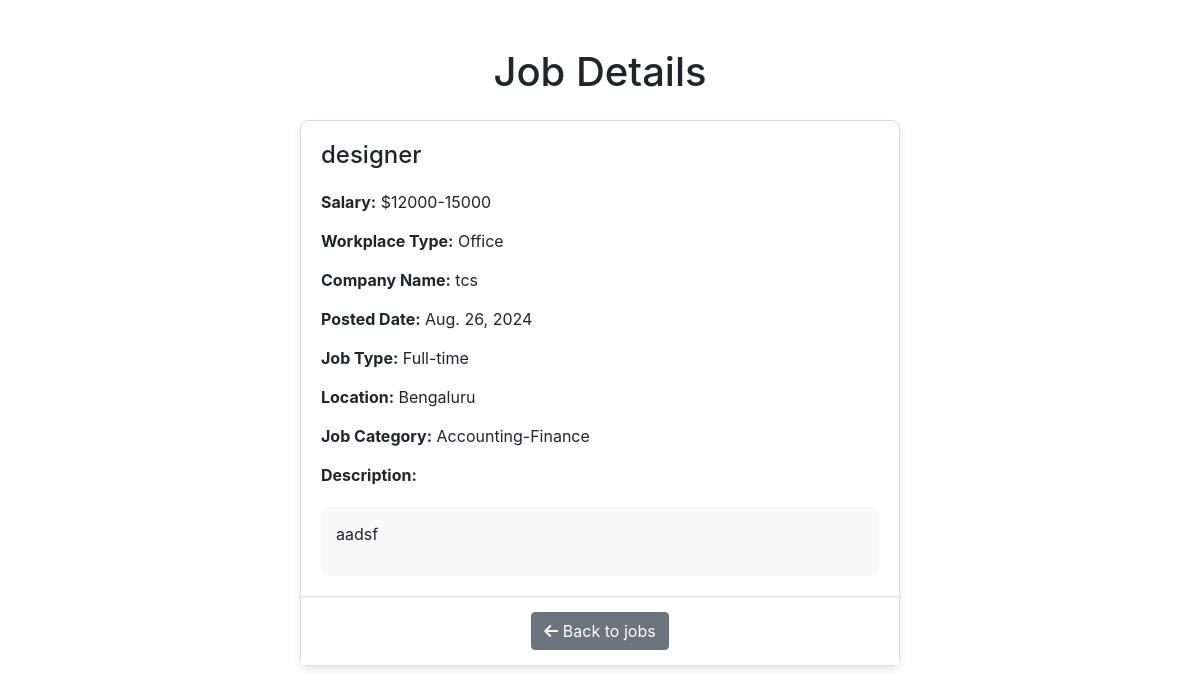
The app's page /job/1/ with its own data.
### jobapp/models.py (models this page shows, shortened)
class Job(models.Model):
    title = models.CharField(max_length=100)
    description = models.TextField()
    workplace_type = models.CharField(max_length=50, choices=[('Remote', 'Remote'), ('Office', 'Office')])
    salary = models.CharField(max_length=50)
    company_name = models.CharField(max_length=100, null=True, blank=True)
    posted_date = models.DateField()
    job_type = models.CharField(max_length=50, choices=[
        ('Full-time', 'Full-time'),
        ('Part-time', 'Part-time'),
        ('Contract', 'Contract'),
        ('Internship', 'Internship'),
    ])
    location = models.CharField(max_length=100, choices=[
        ('Mumbai', 'Mumbai'),
        ('Bengaluru', 'Bengaluru'),
        ('Delhi', 'Delhi'),
        ('Kerala', 'Kerala')
    ])
    job_category = models.CharField(max_length=100, choices=[
        ('Automotive-Jobs', 'Automotive-Jobs'),
        ('HealthCare', 'HealthCare'),
        ('Customer-Service', 'Customer-Service'),
        ('Project-Management', 'Project-Management'),
        ('Development', 'Development'),
        ('Design', 'Design'),
        ('Marketing', 'Marketing'),
        ('Accounting-Finance', 'Accounting-Finance'),
    ],  null=True,
        blank=True, )

### jobapp/views.py (the view)
# urls.py: path('job/<int:job_id>/', viewjob, name='job_detail_1'),
def viewjob(request, job_id):
    job = get_object_or_404(Job, id=job_id)
    return render(request, 'viewjob.html', {'job': job})

### templates/viewjob.html (shortened to what this page needs)
<!DOCTYPE html>
{% load static %}
<html lang="en">
<head>
    <link rel="stylesheet" href="https://cdnjs.cloudflare.com/ajax/libs/font-awesome/5.15.3/css/all.min.css">
    <link rel="stylesheet" href="https://cdnjs.cloudflare.com/ajax/libs/font-awesome/6.0.0-beta3/css/all.min.css" />
    <link rel="stylesheet" href="https://stackpath.bootstrapcdn.com/bootstrap/4.5.2/css/bootstrap.min.css">
</head>
<body>
    <header class="container mt-5">
        <h1 class="text-center">Job Details</h1>
    </header>
    <main class="container mt-4">
        <div class="card job-card">
            <div class="card-body">
                <h2 class="card-title">{{ job.title }}</h2>
                <p class="card-text"><strong>Salary:</strong> ${{ job.salary }}</p>
                <p class="card-text"><strong>Workplace Type:</strong> {{ job.workplace_type }}</p>
                <p class="card-text"><strong>Company Name:</strong> {{ job.company_name }}</p>
                <p class="card-text"><strong>Posted Date:</strong> {{ job.posted_date }}</p>
                <p class="card-text"><strong>Job Type:</strong> {{ job.job_type }}</p>
                <p class="card-text"><strong>Location:</strong> {{ job.location }}</p>
                <p class="card-text"><strong>Job Category:</strong> {{ job.job_category }}</p>
                <p class="card-text"><strong>Description:</strong></p>
                <div class="job-description">
                    <p class="card-text">{{ job.description|safe }}</p>
                </div>
            </div>
            <div class="card-footer text-center">
                <a href="javascript:history.back()" class="btn btn-secondary">
                    <i class="fas fa-arrow-left"></i> Back to jobs
                </a>
            </div>
        </div>
    </main>
</body>
</html>

### templates/viewjob.html (style rules this page uses)
.job-card { margin: auto; max-width: 600px; border: 1px solid #ddd; border-radius: 8px; box-shadow: 0 4px 8px rgba(0, 0, 0, 0.1); }
.job-card .card-body { padding: 20px; }
.job-card .card-title { font-size: 1.5em; margin-bottom: 20px; }
.job-card .card-text { margin-bottom: 15px; }
.job-card .job-description { margin-top: 20px; padding: 15px; background-color: #f9f9f9; border-radius: 8px; }
.job-card .card-footer { background-color: #fff; border-top: 1px solid #ddd; padding: 15px; }

### records on screen
Job: title "designer", salary "12000-15000", workplace_type "Office", company_name "tcs", posted_date "Aug. 26, 2024", job_type "Full-time", location "Bengaluru", job_category "Accounting-Finance", description "aadsf"
